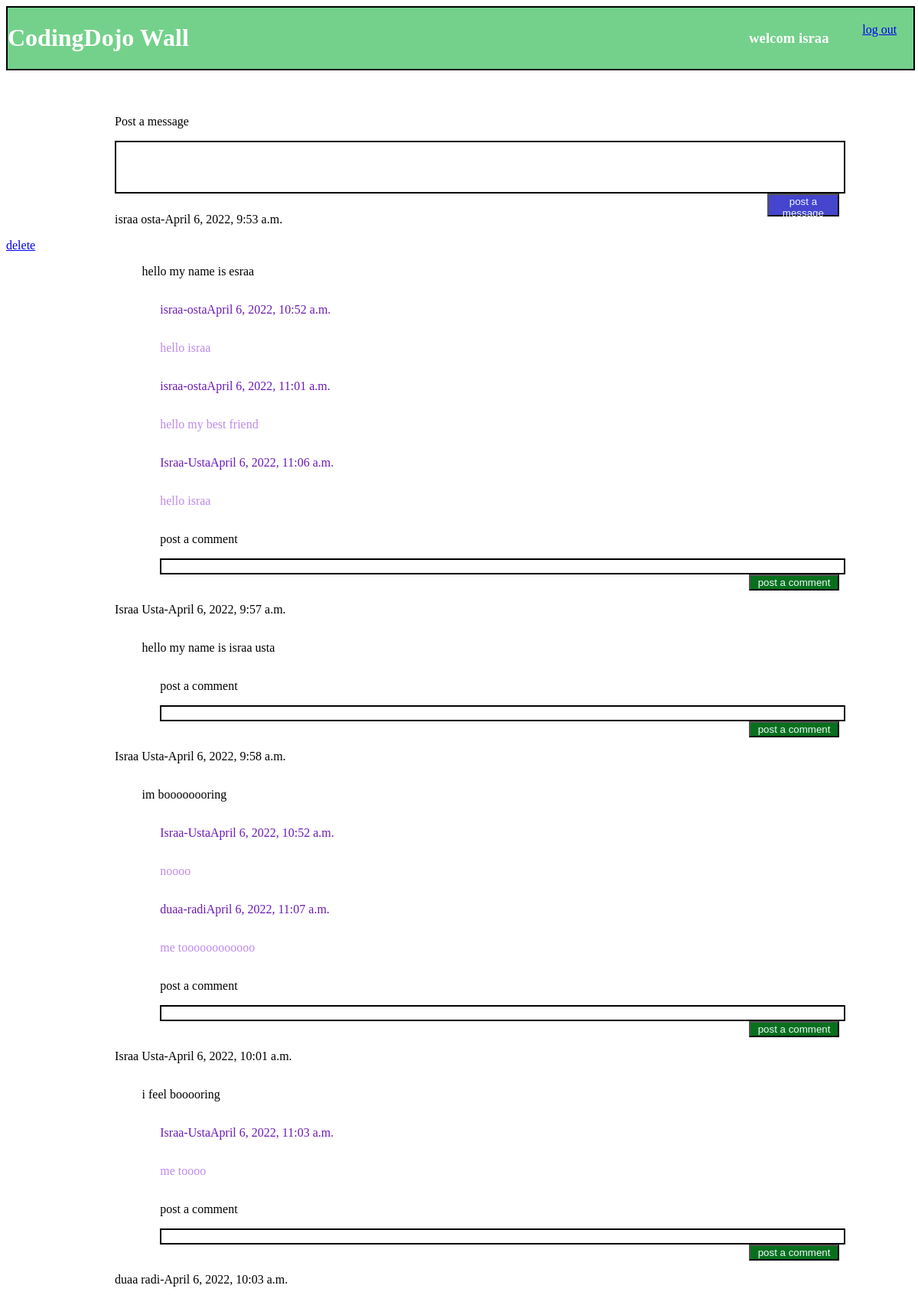
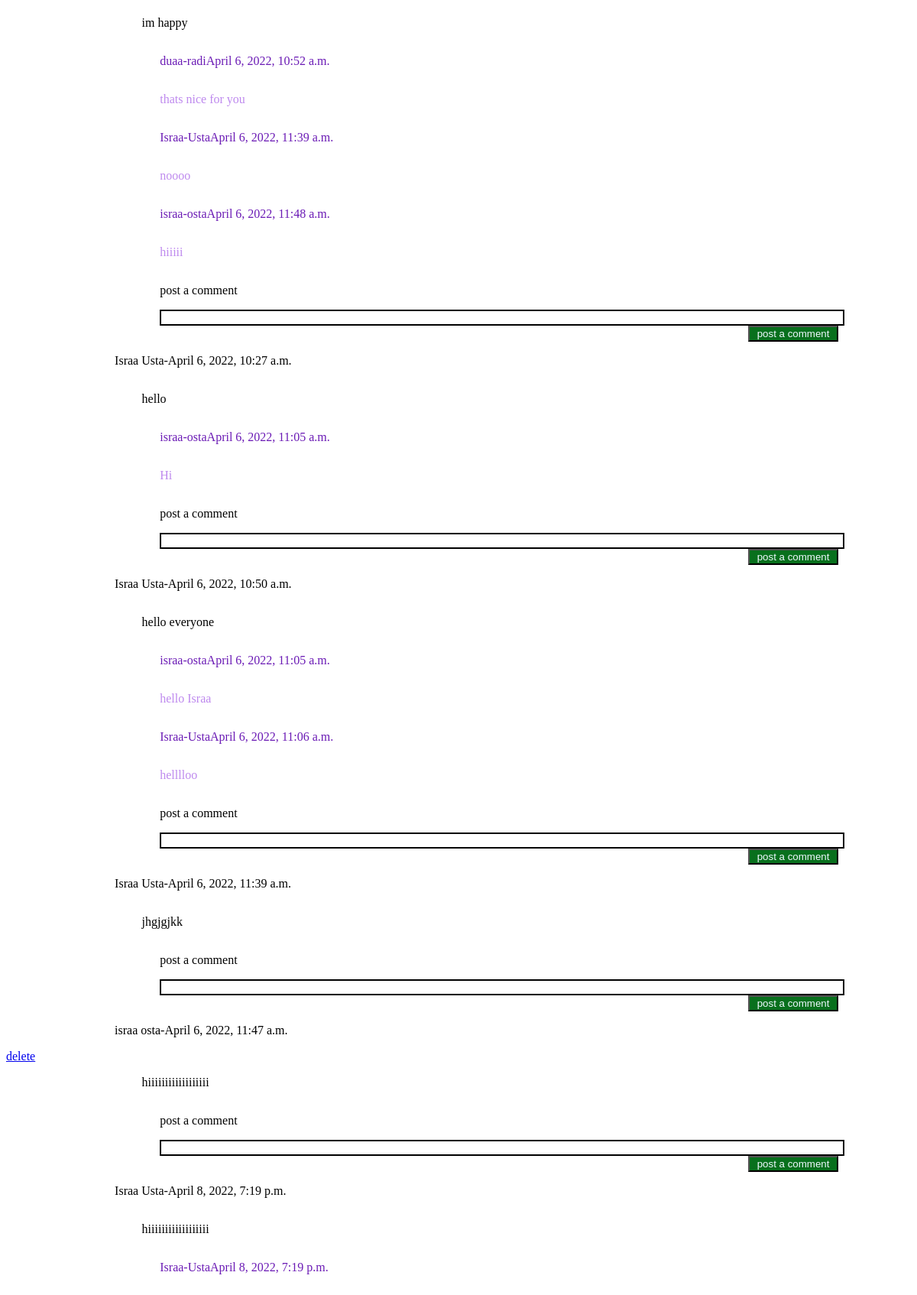
The app's page /sucsess (signed in, upper part) with its own data (2 pictures, top to bottom).
### app/models.py (models this page shows)
class User(models.Model):
    first_name=models.CharField(max_length=255)
    last_name=models.CharField(max_length=255)
    email=models.CharField(max_length=255)
    password=models.CharField(max_length=255)
    created_at=models.DateTimeField(auto_now_add=True)
    updated_at=models.DateTimeField(auto_now=True)
    objects=UserManager()

### wallApp/models.py (models this page shows)
class Message(models.Model):
    message=models.TextField()
    user=models.ForeignKey(User, related_name="messages", on_delete = models.CASCADE)
    created_at=models.DateTimeField(auto_now_add=True)
    updated_at=models.DateTimeField(auto_now=True)

class Comment(models.Model):
    comment=models.TextField()
    message = models.ForeignKey(Message, related_name="comments", on_delete = models.CASCADE)
    user = models.ForeignKey(User, related_name="comments", on_delete = models.CASCADE)
    created_at=models.DateTimeField(auto_now_add=True)
    updated_at=models.DateTimeField(auto_now=True)

### app/views.py (the view)
# urls.py: path('sucsess',views.sucsess)
def sucsess(request):
    return views.index(request)

### wallApp/views.py (called while the page is built)
def index(request):
    user=User.objects.filter(email=request.session['email'])
    context={
        'user':user[0],
        'messages': Message.objects.all(),
    }
    return render(request,'wall.html',context)

### wallApp/templates/wall.html (shortened to what this page needs)
<!DOCTYPE html>
<html lang="en">
<head>
    {% load static %}
    <link rel="stylesheet" href="{% static 'style.css' %}">
</head>
<body style="height: 100%;
width:100%; display: flex; flex-direction: column;">
    <div style="display: flex;
    background-color: rgb(116, 209, 139);
    border: 2px solid black;
    font-family: cursive;
    width: 100%;
    height: 10%;
    justify-content: space-between;">
        <h1 style="color: white;" >CodingDojo Wall</h1>
        <div style="display: flex;
        width:20%;
        align-items: center;
        justify-content: space-around;">
            <h3  style="color: white; align-items: center;">welcom {{user.first_name}}</h3>
            <a href="/" style="text-align: center; height: 50%;">log out</a>
        </div>
    </div><br>
    <form action="/addPost" method="post">
        <div style="width: 80%; height: 60%; margin-left: 10%;">
            <p>Post a message</p>
            <input type="text" name="post" style="width: 100%; overflow: scroll; height: 100%; border: 2px solid black;"></input>
            <button type="submit" style="background-color: rgb(69, 69, 206); color: aliceblue; height: 30px; margin-left: 90%;">post a message</button>
        </div>
    </form>
    <table style="width: 80%; height: 800px; margin-left: 10%; border: 2px solid black; background-color:rgb(219, 169, 104) ; overflow: scroll;">
        {%for m in messages%}
        <tr style=" border: 2px solid black;">
            <p style="margin-left: 12%;font-family: cursive;">{{m.user.first_name}}  {{m.user.last_name}}-{{m.created_at}}</p>
            {%if user.id == m.user.id %}
            <a href="#">delete</a>
            {%endif%}
            <p style="margin-left: 15%; font-family: cursive;">{{m.message}}</p>
                {%for c in m.comments.all%}
                <p style="margin-left: 17%; font-family: cursive; color: rgb(107, 27, 181);">{{c.user.first_name}}-{{c.user.last_name}}{{c.created_at}}</p>
                <p style="margin-left: 17%; font-family: cursive; color: rgb(190, 137, 238);">{{c.comment}}</p>
                {%endfor%}
            <form action="/addcomment/{{user.id}}/{{m.id}}" method="post">
            <p style="margin-left: 17%; font-family: cursive;">post a comment</p>
            <input type="text" name ="comment" style=" width: 75%; margin-left: 17%; border: 2px solid black;">
            <button type="submit" style="background-color: rgb(8, 112, 29); color: aliceblue; height: 30px; margin-left: 82%; width: 10%;">post a comment</button>
            </form>
        </tr>
        {%endfor%}
</table>
</body>
</html>

### app/static/style.css (style rules this page uses)
html,body { width:100%; height: 100%; display:flex; }
form { margin: 2%; width: 100%; height: 100%; }

### records on screen
User: first_name "israa"
Message: user.first_name "israa", user.last_name "osta", created_at "April 6, 2022, 9:53 a.m.", shows "delete", message "hello my name is esraa"
Comment: user.first_name "israa", user.last_name "osta", created_at "April 6, 2022, 10:52 a.m.", comment "hello israa"
Comment: user.first_name "israa", user.last_name "osta", created_at "April 6, 2022, 11:01 a.m.", comment "hello my best friend"
Comment: user.first_name "Israa", user.last_name "Usta", created_at "April 6, 2022, 11:06 a.m.", comment "hello israa"
Message: user.first_name "Israa", user.last_name "Usta", created_at "April 6, 2022, 9:57 a.m.", message "hello my name is israa usta"
Message: user.first_name "Israa", user.last_name "Usta", created_at "April 6, 2022, 9:58 a.m.", message "im boooooooring"
Comment: user.first_name "Israa", user.last_name "Usta", created_at "April 6, 2022, 10:52 a.m.", comment "noooo"
Comment: user.first_name "duaa", user.last_name "radi", created_at "April 6, 2022, 11:07 a.m.", comment "me toooooooooooo"
Message: user.first_name "Israa", user.last_name "Usta", created_at "April 6, 2022, 10:01 a.m.", message "i feel booooring"
Comment: user.first_name "Israa", user.last_name "Usta", created_at "April 6, 2022, 11:03 a.m.", comment "me toooo"
Message: user.first_name "duaa", user.last_name "radi", created_at "April 6, 2022, 10:03 a.m.", message "im happy"
Comment: user.first_name "duaa", user.last_name "radi", created_at "April 6, 2022, 10:52 a.m.", comment "thats nice for you"
Comment: user.first_name "Israa", user.last_name "Usta", created_at "April 6, 2022, 11:39 a.m.", comment "noooo"
Comment: user.first_name "israa", user.last_name "osta", created_at "April 6, 2022, 11:48 a.m.", comment "hiiiii"
Message: user.first_name "Israa", user.last_name "Usta", created_at "April 6, 2022, 10:27 a.m.", message "hello"
Comment: user.first_name "israa", user.last_name "osta", created_at "April 6, 2022, 11:05 a.m.", comment "Hi"
Message: user.first_name "Israa", user.last_name "Usta", created_at "April 6, 2022, 10:50 a.m.", message "hello everyone"
Comment: user.first_name "israa", user.last_name "osta", created_at "April 6, 2022, 11:05 a.m.", comment "hello Israa"
Comment: user.first_name "Israa", user.last_name "Usta", created_at "April 6, 2022, 11:06 a.m.", comment "helllloo"
Message: user.first_name "Israa", user.last_name "Usta", created_at "April 6, 2022, 11:39 a.m.", message "jhgjgjkk"
Message: user.first_name "israa", user.last_name "osta", created_at "April 6, 2022, 11:47 a.m.", shows "delete", message "hiiiiiiiiiiiiiiiiii"
Message: user.first_name "Israa", user.last_name "Usta", created_at "April 8, 2022, 7:19 p.m.", message "hiiiiiiiiiiiiiiiiii"
Comment: user.first_name "Israa", user.last_name "Usta", created_at "April 8, 2022, 7:19 p.m."
